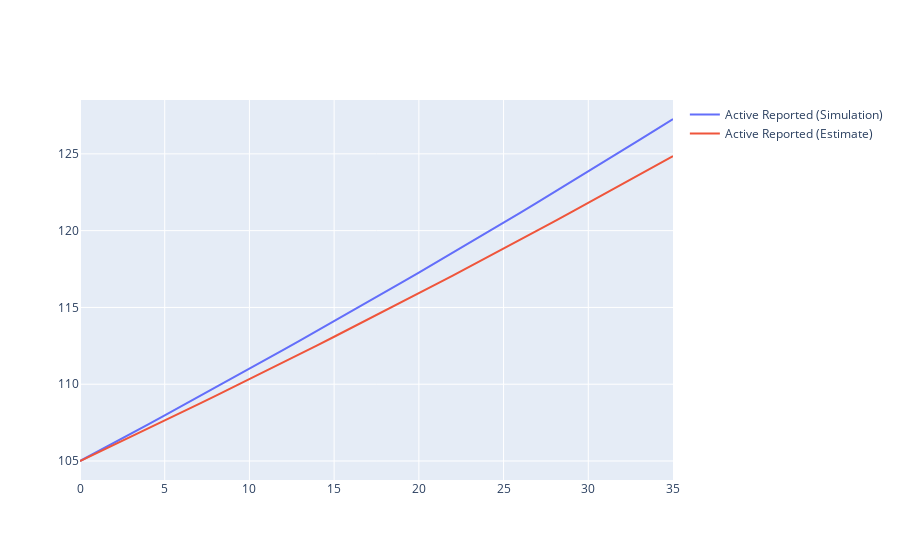
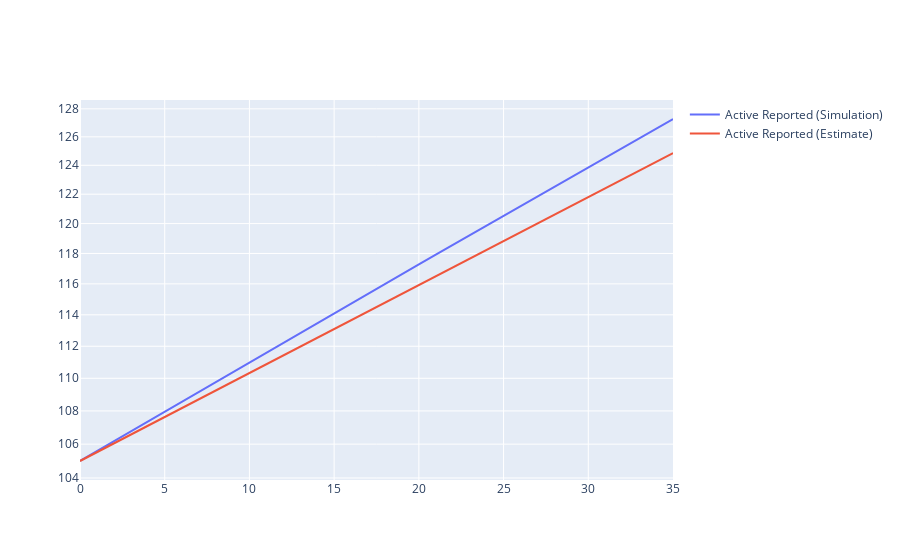

Here is the notebook cell these charts were saved with, in order:
### Code cell
figAR = go.Figure()
figAR.add_scatter(y = dfSEIRPAC["A"][0:50]*alpha, name="Active Reported (Simulation)")
figAR.add_scatter(y = dfSEIRPAC["estA"][0:50]*alpha, name="Active Reported (Estimate)")

figAR.show()
figAR.update_layout(yaxis_type="log")
figAR.show()

### Figure 1 — Plotly figure (JSON) as saved in the notebook; plotly's stock layout.template omitted (floating-point values rounded to 4 significant figures)
{"data": [{"name": "Active Reported (Simulation)", "type": "scatter", "y": [105, 105.6, 106.2, 106.8, 107.4, 108.0, 108.6, 109.2, 109.8, 110.4, 111.0, 111.6, 112.2, 112.9, 113.5, 114.1, 114.7, 115.4, 116.0, 116.6, 117.3, 117.9, 118.6, 119.2, 119.9, 120.5, 121.2, 121.8, 122.5, 123.2, 123.9, 124.5, 125.2, 125.9, 126.6, 127.3]}, {"name": "Active Reported (Estimate)", "type": "scatter", "y": [105, 105.5, 106.0, 106.6, 107.1, 107.6, 108.2, 108.7, 109.2, 109.8, 110.3, 110.9, 111.4, 112.0, 112.5, 113.1, 113.7, 114.2, 114.8, 115.4, 115.9, 116.5, 117.1, 117.7, 118.2, 118.8, 119.4, 120.0, 120.6, 121.2, 121.8, 122.4, 123.0, 123.6, 124.2, 124.9]}], "layout": {}}

### Figure 2 — Plotly figure (JSON) as saved in the notebook; plotly's stock layout.template omitted (floating-point values rounded to 4 significant figures)
{"data": [{"name": "Active Reported (Simulation)", "type": "scatter", "y": [105, 105.6, 106.2, 106.8, 107.4, 108.0, 108.6, 109.2, 109.8, 110.4, 111.0, 111.6, 112.2, 112.9, 113.5, 114.1, 114.7, 115.4, 116.0, 116.6, 117.3, 117.9, 118.6, 119.2, 119.9, 120.5, 121.2, 121.8, 122.5, 123.2, 123.9, 124.5, 125.2, 125.9, 126.6, 127.3]}, {"name": "Active Reported (Estimate)", "type": "scatter", "y": [105, 105.5, 106.0, 106.6, 107.1, 107.6, 108.2, 108.7, 109.2, 109.8, 110.3, 110.9, 111.4, 112.0, 112.5, 113.1, 113.7, 114.2, 114.8, 115.4, 115.9, 116.5, 117.1, 117.7, 118.2, 118.8, 119.4, 120.0, 120.6, 121.2, 121.8, 122.4, 123.0, 123.6, 124.2, 124.9]}], "layout": {"yaxis": {"type": "log"}}}
